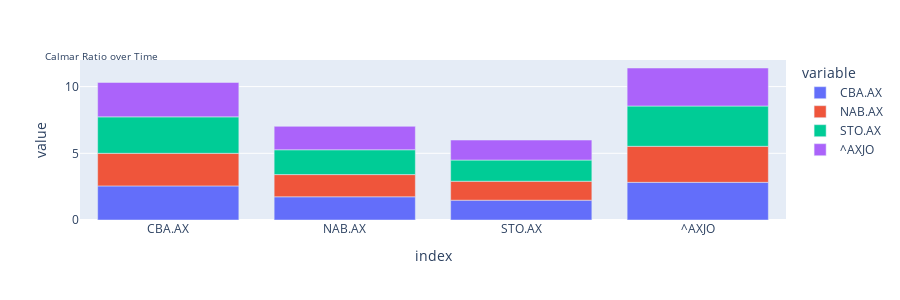

This figure's notebook cell:
### Markdown cell above
## Calmar Ratio
Calmar Ratio used MDD in the denominator as opposed to the STD
> $Calmar = (R_p - R_f)/mdd $

### Code cell
Calmar = np.exp(log_rtns.mean()*252)/abs(mdd)
Calmar.plot.bar().update_layout(title=dict(text=" Calmar Ratio over Time", font=dict(size=10), automargin=True, yref='paper'), autosize=False, width=900, height=300)

### Figure 1 — Plotly figure (JSON) as saved in the notebook; plotly's stock layout.template omitted (floating-point values rounded to 4 significant figures)
{"data": [{"alignmentgroup": "True", "hovertemplate": "variable=CBA.AX<br>index=%{x}<br>value=%{y}<extra></extra>", "legendgroup": "CBA.AX", "marker": {"color": "#636efa", "pattern": {"shape": ""}}, "name": "CBA.AX", "offsetgroup": "CBA.AX", "orientation": "v", "showlegend": true, "textposition": "auto", "x": ["CBA.AX", "NAB.AX", "STO.AX", "^AXJO"], "xaxis": "x", "y": [2.555, 1.74, 1.485, 2.824], "yaxis": "y", "type": "bar"}, {"alignmentgroup": "True", "hovertemplate": "variable=NAB.AX<br>index=%{x}<br>value=%{y}<extra></extra>", "legendgroup": "NAB.AX", "marker": {"color": "#EF553B", "pattern": {"shape": ""}}, "name": "NAB.AX", "offsetgroup": "NAB.AX", "orientation": "v", "showlegend": true, "textposition": "auto", "x": ["CBA.AX", "NAB.AX", "STO.AX", "^AXJO"], "xaxis": "x", "y": [2.444, 1.664, 1.421, 2.7], "yaxis": "y", "type": "bar"}, {"alignmentgroup": "True", "hovertemplate": "variable=STO.AX<br>index=%{x}<br>value=%{y}<extra></extra>", "legendgroup": "STO.AX", "marker": {"color": "#00cc96", "pattern": {"shape": ""}}, "name": "STO.AX", "offsetgroup": "STO.AX", "orientation": "v", "showlegend": true, "textposition": "auto", "x": ["CBA.AX", "NAB.AX", "STO.AX", "^AXJO"], "xaxis": "x", "y": [2.732, 1.86, 1.588, 3.019], "yaxis": "y", "type": "bar"}, {"alignmentgroup": "True", "hovertemplate": "variable=^AXJO<br>index=%{x}<br>value=%{y}<extra></extra>", "legendgroup": "^AXJO", "marker": {"color": "#ab63fa", "pattern": {"shape": ""}}, "name": "^AXJO", "offsetgroup": "^AXJO", "orientation": "v", "showlegend": true, "textposition": "auto", "x": ["CBA.AX", "NAB.AX", "STO.AX", "^AXJO"], "xaxis": "x", "y": [2.58, 1.757, 1.5, 2.851], "yaxis": "y", "type": "bar"}], "layout": {"xaxis": {"anchor": "y", "domain": [0, 1], "title": {"text": "index"}, "type": "category", "range": [-0.5, 3.5], "autorange": true}, "yaxis": {"anchor": "x", "domain": [0, 1], "title": {"text": "value"}, "type": "linear", "range": [0, 11.99], "autorange": true}, "legend": {"title": {"text": "variable"}, "tracegroupgap": 0}, "margin": {"t": 60}, "barmode": "relative", "title": {"font": {"size": 10}, "text": " Calmar Ratio over Time", "automargin": true, "yref": "paper"}, "autosize": false, "width": 900, "height": 300}}
